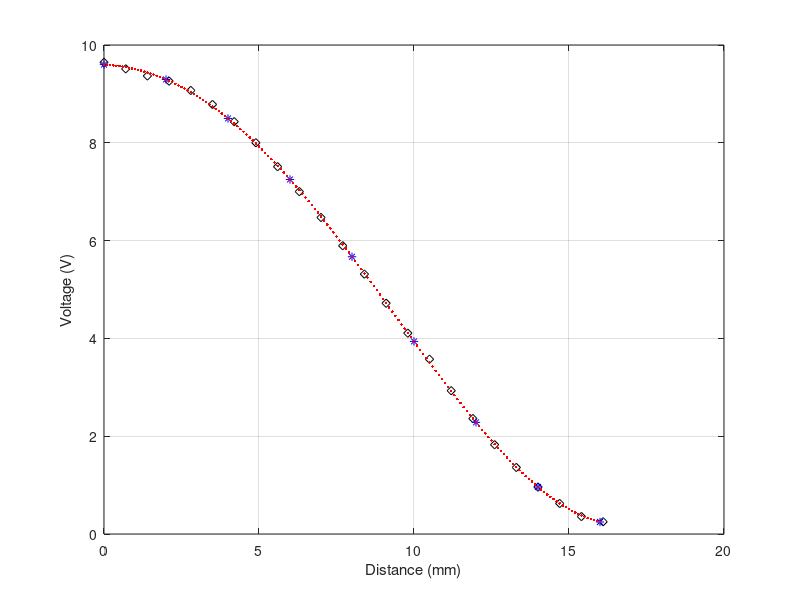

Here is the MATLAB script that generated this plot:
clear all
close all
clc

load sensor9pts
load sensor24pts
load sensor161pts


figure(1);
plot(SensorData24p.Distance_mm, SensorData24p.Sensor_V, 'kd');
hold on;
plot(SensorData9p.Distance_mm, SensorData9p.Sensor_V, 'b*');
plot(SensorData161p.Distance_mm, SensorData161p.Sensor_V, 'r.');
hold off
grid on;
xlabel('Distance (mm)');
ylabel('Voltage (V)');

y = SensorData9p.Distance_mm;
x = SensorData9p.Sensor_V;
